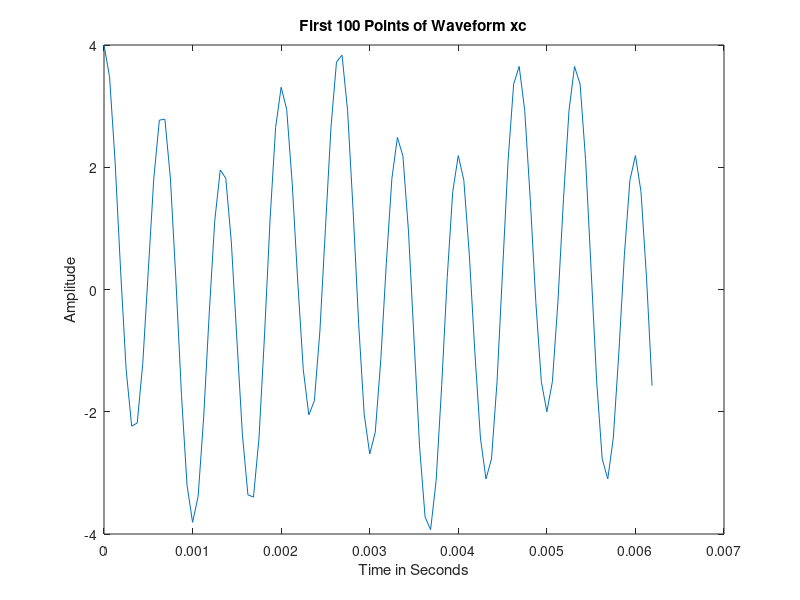
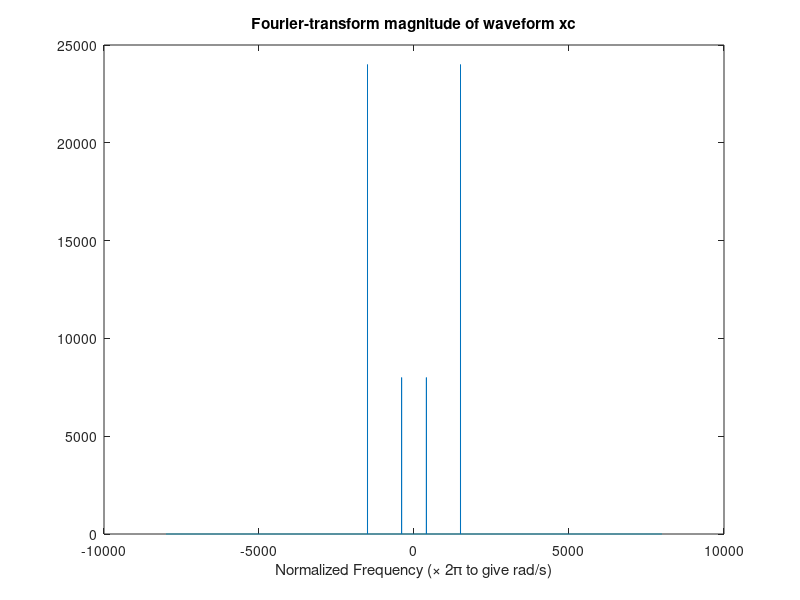
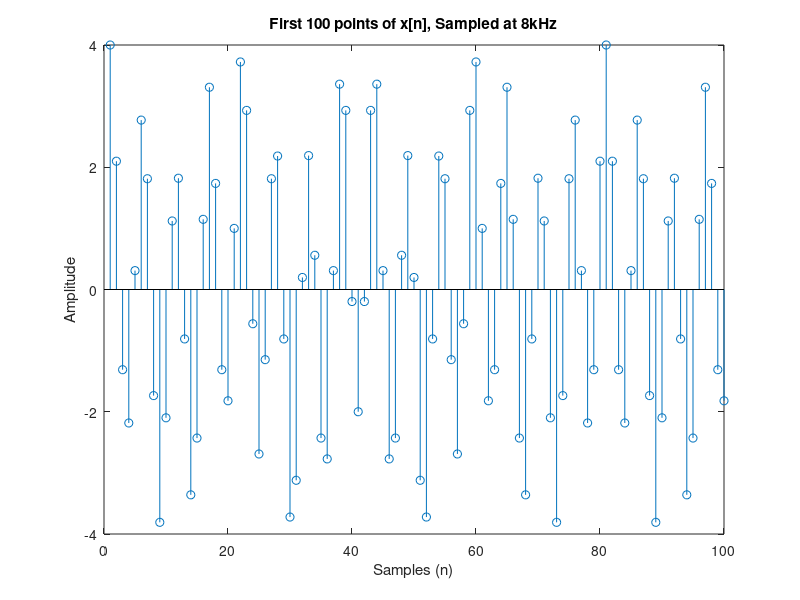
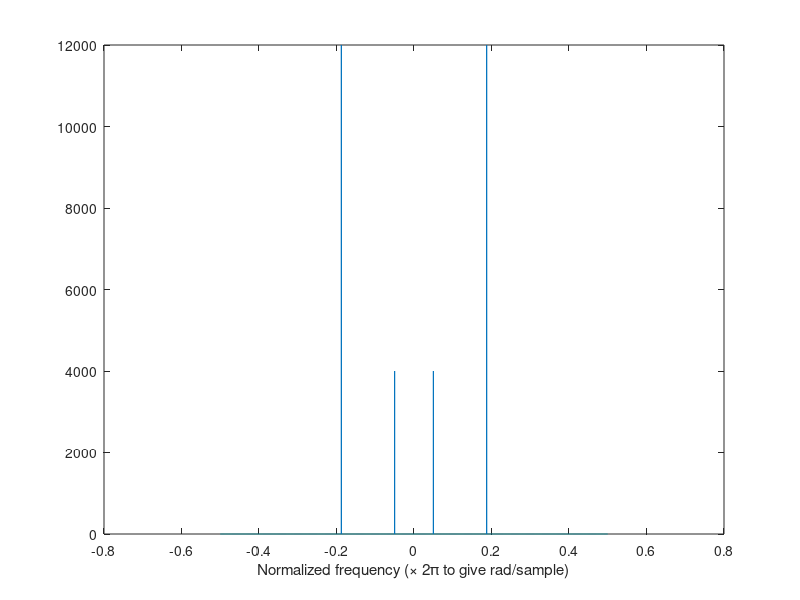

MATLAB code to generate these figures, in order: (Note: this script raises an error after producing the figures.)
%% ELEC6410 Project 3
% Answers to Digital Signal Processing Project #3
%% Question 1
% Examine a sampled waveform

%% Part A
% Sample the waveform $x(t) = 3\cos{3000\pi t} + \cos{800\pi t}$ at a sampling
% frequency of 16 kHz for one second:
%
% Since the signal is sampled at greater than the Nyquist rate, it may be
% treated as a continuous signal.
t = [0:1/16000:1];
xc = 3*cos(3000*pi*t) + cos(800*pi*t);

%% Part B
% Plot the first 100 points of the signal with an appropriately labeled t
% axis.
%
% Plot is used for the case of a continuous signal in Figure
% ~\ref{fig:figure1}.
figure(1);
plot(t(1:100),xc(1:100));
xlabel('Time in Seconds'); ylabel('Amplitude');
title('First 100 Points of Waveform xc');

%% Part C
% Plot the Fourier-transform magnitude of x(t).
figure(2);
plot([-8000:7999],fftshift(abs(fft(xc(1:2*8000)))));
xlabel('Normalized Frequency (\times 2\pi to give rad/s)');
title('Fourier-transform magnitude of waveform xc');

%% Part D
% Explain how this graph corresponds to the actual Fourier transform of
% x(t).
%
% The plot of the Fourier transform in Figure ~\ref{fig:figure2}.  The
% important thing to note in the plot of the Fourier transform is that the
% amplitudes are a function of the number of samples as opposed to
% infinite Dirac Delta functions in the case of a true Fourier transform.

%% Question 2
% Now we will consider the effect of sampling on the original signal.

%% Part A
% Sample the waveform $x(t) = 3\cos{3000\pi t} + \cos{800\pi t}$ at a
% sampling frequency of 8kHz to obtain $x[n]$, where $t=nT$
tsampled = [0:1/8000:1];
xn1 = 3*cos(3000*pi*tsampled) + cos(800*pi*tsampled);

%% Part B
% Plot the resulting sequence using stem for the first 100 points of the
% signal with an appropriately labeled $n$ axis.
%
% The plot of this signal is included in Figure ~\ref{fig:figure3}.
figure(3);
stem(xn1(1:100));
title('First 100 points of x[n], Sampled at 8kHz');
xlabel('Samples (n)'); ylabel('Amplitude');

%% Part C
% Plot the DTFT magnitude.
%
% The plot of this signal is included in Figure ~\ref{fig:figure4}.  An
% additional plot with the three repeated copies of the spectrum is
% included in Figure ~\ref{fig:figure5}.
figure(4);
plot([-4000:3999]/8000,fftshift(abs(fft(xn1(1:8000)))));
xlabel('Normalized frequency (\times 2\pi to give rad/sample)');

figure(5);
plot([-12000:11999]/8000,repmat(fftshift(abs(fft(xn1(1:8000)))),[1 3]));
xlabel('Normalized frequency (\times 2\pi to give rad/sample)');

%% Part D
% Does aliasing occur? Explain.
%
% Aliasing does not occur in this sampled signal.  The reason is that the
% sample rate is still above the Nyquist rate of 6000 kHz.  Below that
% threshold is where aliasing will start to occur.

%% Question 3
% Now consider a different sampling rate:

%% Part A
% Sample the waveform in #1 at a sampling frequency of 2kHz for one second.
tsampled = [0:1/2000:1];
xn2 = 3*cos(3000*pi*tsampled) + cos(800*pi*tsampled);

%% Part B
% Determine how to plot the DTFT magnitude in Question 2, Part C
%
% The DTFT magnitude plot is included in ~\ref{fig:figure7}. The additional
% plot with the three repeated copies of the spectrum is included in Figure
% ~\ref{fig:figure8}
figure(6);
stem(xn2(1:100));
title('First 100 points of x[n], Sampled at 2kHz');
xlabel('Samples (n)'); ylabel('Amplitude');

figure(7);
plot([-1000:999]/2000,fftshift(abs(fft(xn2(1:2000)))));
xlabel('Normalized frequency (\times 2\pi to give rad/sample)');

figure(8);
plot([-3000:2999]/2000,repmat(fftshift(abs(fft(xn2(1:2000)))),[1 3]));
xlabel('Normalized frequency (\times 2\pi to give rad/sample)');

%% Part C
% Explain the differences between this plot and the one in #2 based on the
% properties of sampling.
%
% The plot for the lower sampling frequency in Figure ~\ref{fig:figure7} 
% has different values of magnitude than the plot for the higher sampling
% frequency in Figure ~\ref{fig:figure4}.  This means that some of the
% information about the original signal has been lost over the course of
% sampling it at the lower frequency.  Also, the frequencies have changed
% their positions due to undersampling.

%% Part D
% Does aliasing occur? Explain.
%
% Aliasing does occur in this sampled signal.  The reason is that the
% sampling rate has dropped below the Nyquist rate of 6kHz for the original
% signal.  It is immedeately apparant from the Fourier plot that the
% frequency spectrum is no longer close to the original.

%% Question 4
% We will now attempt to reconstruct the signal in #1 from the sequence in
% #2 using zero-order hold.

%% Part A
% Form a zero-order hold signal with 2 equal output samples per input
% sample.  Plot the first 100 points considered as a continuous-time
% signal.
%
% Using some MATLAB magic (reshape and repmat), I can do this without any
% loops

xn1_zoh=reshape(repmat(xn1',1,2)', length(xn1(:,1)), 2*length(xn1(1,: )));
figure(9);
plot(t(1:100),xn1_zoh(1:100));
xlabel('Time in Seconds'); ylabel('Amplitude');
title('First 100 Points of Waveform XN1 with Zero-Order Hold');


%% Part B
% Plot the FT magnitude using the syntax from #1, and explain what you
% observe.
%
% The Fourier transform plot included in Figure ~\ref{fig:figure10} now has
% some higher frequency components added from the zero-order hold.  These
% additional frequency components come from the "sharp" squared-off edges,
% which contain high-frequencies.

figure(10);
plot([-8000:7999],fftshift(abs(fft(xn1_zoh(1:2*8000)))));
xlabel('Normalized Frequency (\times 2\pi to give rad/s)');
title('Fourier-transform magnitude of waveform XN1 with ZOH');

%% Part C
% Lowpass filter the ZOH signal as follows:

h = fir1(9,1/2);
xn1_reconstructed = filter(h,1,xn1_zoh);

%% Part D
% Plot the first 100 points considered as a continuous-time signal.
%
% The reconstructed continuous-time signal is included in Figure
% ~\ref{fig:figure11}

figure(11);
plot(t(1:100),xn1_reconstructed(1:100));
xlabel('Time in Seconds'); ylabel('Amplitude');
title('First 100 Points of Reconstructed Signal');

%% Part E
% Plot the FT magnitude of the result using the syntax from #1.  Explain
% what you observe. Is the signal in #1 perfectly reconstructed? Justify
% your answer.
%
% The Fourier transform magnitude plots for the two signals are identical,
% so this leads me to believe that the signal has been perfectly
% reconstructed. This does not necessarily imply that the two signals are
% sample-for-sample identical, as can be seen in the differences between
% the continuous-time plots in Figure ~\ref{fig:figure11} and Figure 
% ~\ref{fig:figure2}, but that the frequency content of both signals
% matches in both frequency and magnitude.

figure(12);
plot([-8000:7999],fftshift(abs(fft(xn1_reconstructed(1:2*8000)))));
xlabel('Normalized Frequency (\times 2\pi to give rad/s)');
title('Fourier-transform magnitude of reconstructed waveform');

%% Question 5
% Play the sound from #1, the ZOH sound, and the reconstructed sound using:
% soundsc(x,16000)
% Note any differences in the sounds.
%
% The first sound (original signal) was a mixture of two tones with 
% nothing remarkable about
% it.  The second sound (ZOH) had some higher pitched ringing or noise in it.
% The higher pitched noise corresponds to what the Fourier transform
% magnitude plot in Figure ~\ref{fig:figure10}.  The third sound was
% similar to the first one.

% Commented so that I don't have to hear them every time I run the file.
% soundsc(xc,16000)
% soundsc(xn1_zoh,16000)
% soundsc(xn1_reconstructed,16000)

%% Question 6
% Reconstruct the signal in #1 from the sequence in #2 using linear
% interpolation.  You must use the filter function to get maximum credit.
% Compare the FT magnitude to the ZOH interpolation and the original.
% Explain the differences.
%
% The first step in linear interpolation is the upsampling of the signal.
% In this case, I upsampled by a value of 2 (made every other sample a
% zero after expanding the signal).
%
% The linear interpolation of the signal uses a filter with the following
% difference equation:
%
% $$y[n] = x[n] + \frac{1}{2}(x[n-1] + x[n+1]$$
%
% Which then expands to:
%
% $$y[n] = \frac{1}{2}x[n+1] + x[n] + \frac{1}{2}x[n-1]$$
%
% This is a non-causal filter (which uses a sample from a future reading).
% To get around this, I can use the padding options of the MATLAB filter
% command.
%
% To do this, I create the filter vector as I normally would, and MATLAB
% interprets this as:
%
% $$y[n] = \frac{1}{2}x[n] + x[n-1] + \frac{1}{2}x[n-2]$$
%
% Taking advantage of the initial conditions of the filter command, I made
% xn(2) and xn(1) initial conditions of the filter.  I have included a
% small proof of concept of this operation for the series [1,5] with an
% interpolation factor of 2.
%
% The Fourier transform magnitude of the linearly-interpolated waveform is
% included in Figure ~\ref{fig:figure13}.  Comparing this to Figure
% ~\ref{fig:figure10}, some of the same higher-frequency components are
% there, but at a much lower magnitude.  Doing the linear interpolation is
% similar to creating a low-pass filter as it "smooths off" some of the
% harsher transitions that the zero-order hold creates.

b = [.5 1 .5];

% Small proof of concept.
x = [1 0 -5 0 2 0 6 0 7 0];
x_linear = [x(1),filter(b,1,[x(3:end)],[.5*x(1),x(2)])]

xn1_upsampled = zeros(length(xn1)*2,1);
xn1_upsampled(1:2:length(xn1)*2) = xn1;

xn1_linear = [xn1_upsampled(1),...
    filter(b,1,xn1_upsampled(3:end),[.5*xn1(1),xn(2)])'];

figure(13);
plot([-8000:7999],fftshift(abs(fft(xn1_linear(1:2*8000)))));
xlabel('Normalized Frequency (\times 2\pi to give rad/s)');
title('Fourier-transform magnitude of linear interpolated waveform');
